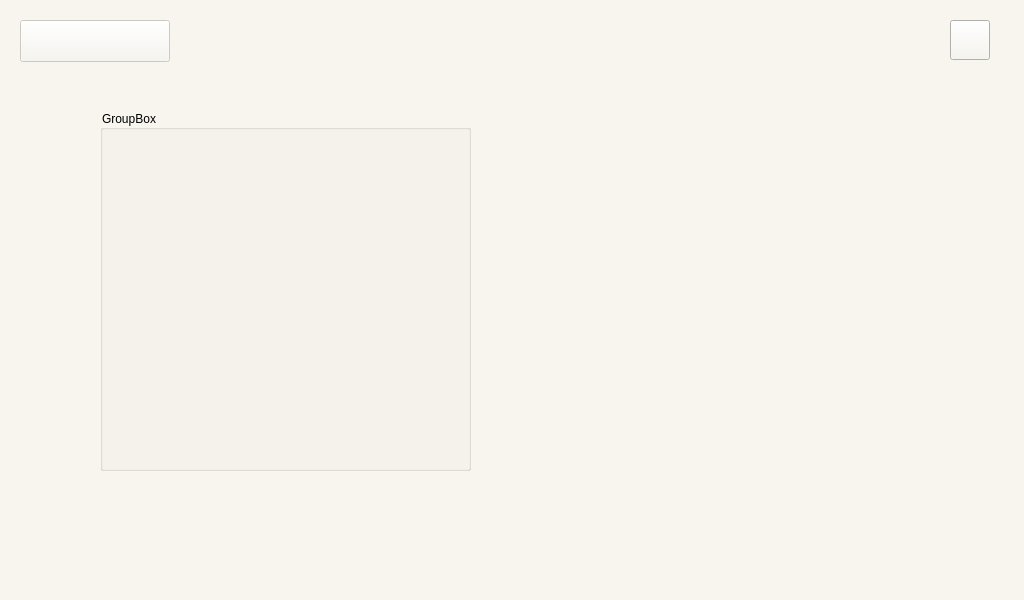
<?xml version="1.0" encoding="UTF-8"?>
<ui version="4.0">
 <class>Form</class>
 <widget class="QWidget" name="Form">
  <property name="geometry">
   <rect>
    <x>0</x>
    <y>0</y>
    <width>1024</width>
    <height>600</height>
   </rect>
  </property>
  <property name="windowTitle">
   <string>Form</string>
  </property>
  <property name="layoutDirection">
   <enum>Qt::LeftToRight</enum>
  </property>
  <property name="autoFillBackground">
   <bool>false</bool>
  </property>
  <property name="styleSheet">
   <string notr="true">background-color: rgb(248, 245, 238);</string>
  </property>
  <widget class="QPushButton" name="back_button">
   <property name="geometry">
    <rect>
     <x>950</x>
     <y>20</y>
     <width>40</width>
     <height>40</height>
    </rect>
   </property>
   <property name="autoFillBackground">
    <bool>false</bool>
   </property>
   <property name="styleSheet">
    <string notr="true">border-image: url(:/logo/img/return_green.png);</string>
   </property>
   <property name="text">
    <string/>
   </property>
  </widget>
  <widget class="QPushButton" name="logo">
   <property name="enabled">
    <bool>false</bool>
   </property>
   <property name="geometry">
    <rect>
     <x>20</x>
     <y>20</y>
     <width>150</width>
     <height>42</height>
    </rect>
   </property>
   <property name="autoFillBackground">
    <bool>false</bool>
   </property>
   <property name="styleSheet">
    <string notr="true">border-image: url(:/logo/img/ＯＴＰ＿ｐｌａｎｔｉｎｕｍ.png);</string>
   </property>
   <property name="text">
    <string/>
   </property>
  </widget>
  <widget class="QGroupBox" name="groupBox">
   <property name="geometry">
    <rect>
     <x>100</x>
     <y>110</y>
     <width>371</width>
     <height>361</height>
    </rect>
   </property>
   <property name="title">
    <string>GroupBox</string>
   </property>
  </widget>
 </widget>
 <resources>
  <include location="myres.qrc"/>
 </resources>
 <connections>
  <connection>
   <sender>back_button</sender>
   <signal>clicked()</signal>
   <receiver>Form</receiver>
   <slot>go_mainpage()</slot>
   <hints>
    <hint type="sourcelabel">
     <x>51</x>
     <y>68</y>
    </hint>
    <hint type="destinationlabel">
     <x>47</x>
     <y>119</y>
    </hint>
   </hints>
  </connection>
 </connections>
 <slots>
  <slot>go_mainpage()</slot>
 </slots>
</ui>
